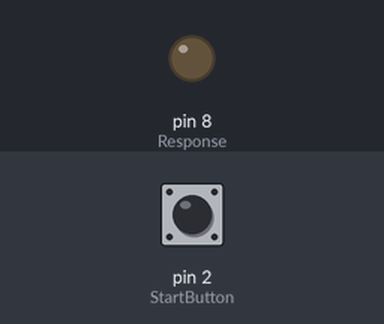
The sketch below on a simulated Arduino Uno, built with avr-gcc and run on an emulated ATmega328P. On the bench: output pins drawn as LEDs (lit = HIGH). The test bench sets the inputs (shaded band); at power-on: pin 2 (StartButton) HIGH. What the sketch prints to the serial monitor is not drawn.

Above: at 1.2 s.
1.3 s: pin 2 (StartButton) pulled LOW for 0.15 s
At 1.7 s:
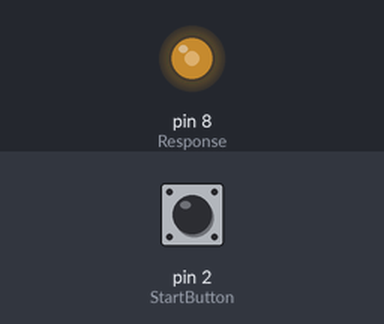
Timing chart, 0 to 24.8 s (numbered marks = the images above; inputs shaded):
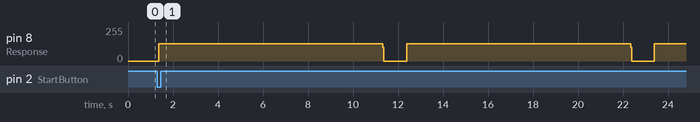

Measured:
- after the input at 1.3 s, pin 8 (Response): alternates 128/255 for 10.0 s and 0/255 for 1.1 s, starting after 0.07 s

The sketch:

StandaloneArduino_SecondTest_SingleResponse.ino
```cpp
// (licence header left out)
int StartButton = 2;
int Response = 8;

void setup()
{
  Serial.begin(9600);
  pinMode(StartButton, INPUT_PULLUP);
  pinMode(Response, OUTPUT);
  digitalWrite(Response, LOW);
  Serial.println("Start");
}

void loop()
{
  if (digitalRead(StartButton) == LOW)
  {
    int i = 0;
    for(i = 1; i <= 10; i++)
    {
      int j = 0;
      for(j = 1; j <= 1000; j++)
      {
        delay(5); // IRT
        digitalWrite(Response, HIGH);
        delay(5);  // Response duration
        digitalWrite(Response, LOW);
      }
      delay(1000); // ITI
    }
    while(1)
    {
      Serial.println("End");
      delay(1000);
    }
  }
}
```
